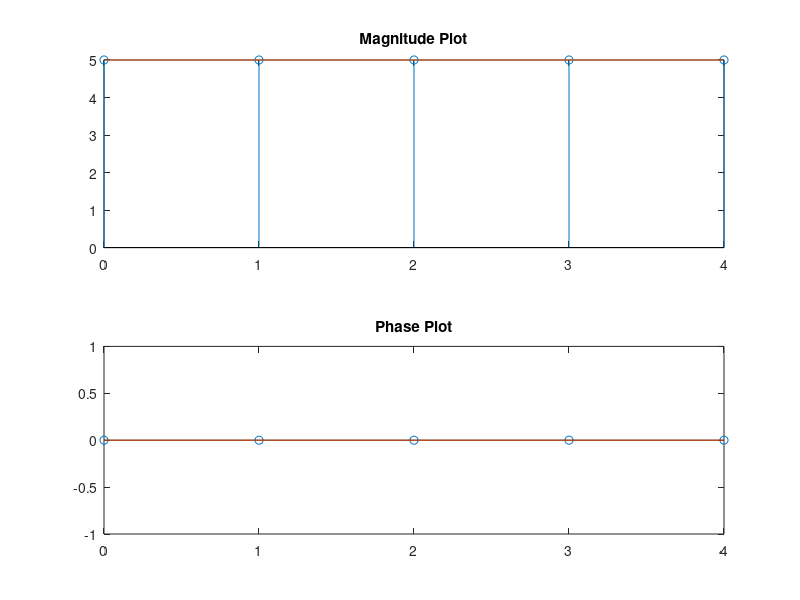

Source code (MATLAB):
clc; 
clear all; 
close all; 
x=input("enter sequence:"); 
N=input("enter the N point:"); 
l=length(x); 
x=[x zeros(1,N-l)]; 
X=zeros(1,N); 
for k=0:N-1 
for n=0:N-1 
X(k+1)=X(k+1)+x(n+1)*exp(-1j*2*pi*n*k/N); 
 
end 
end 
 
disp('X'); 
disp(X); 
disp('round(X)'); 
disp(round(X)); 
%verification 
disp('fft'); 
disp(fft(x)); 
 
 
k=0:N-1; 
magX=abs(X); 
phaseX=angle(X); 
subplot(2,1,1); 
stem(k,magX); 
title("Magnitude Plot"); 
hold on; 
plot(k,magX); 
subplot(2,1,2); 
stem(k,phaseX); 
hold on; 
title("Phase Plot"); 
plot(k,phaseX);